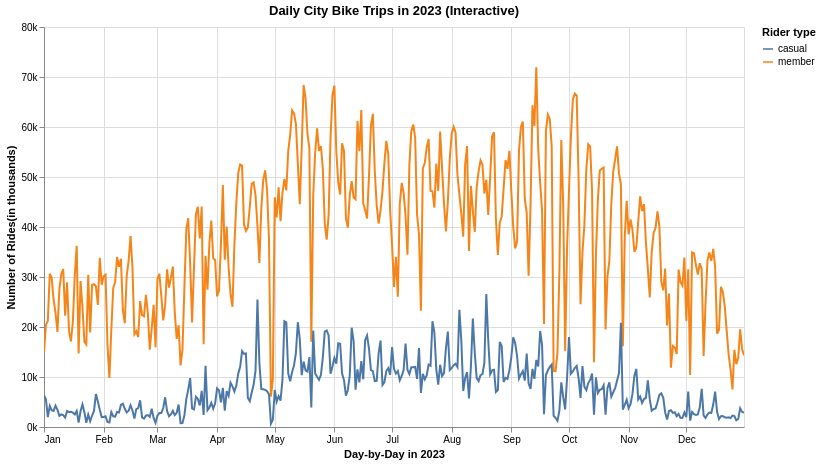

The notebook cell saved with this chart:
### Markdown cell above
### 3.3.1.2 NYC Daily Ride Patterns Interactive Line Chart

### Code cell
# dropdown options for bike type filter
bike_types = sorted(daily_data["rideable_type"].unique().tolist())

bike_dropdown = alt.binding_select(
    options=bike_types,
    name="Bike type: "
)

# selection for bike type
bike_select = alt.selection_point(
    fields=["rideable_type"],
    bind=bike_dropdown,
    value=bike_types[0]     
)

# selection for rider type (member / casual)
rider_select = alt.selection_point(
    fields=["member_casual"],
    bind="legend"
)

# daily interactive plot
daily_chart = (
    alt.Chart(daily_data)
        .mark_line()
        .encode(
            x=alt.X("date:T", title="Day-by-Day in 2023", 
                    axis=alt.Axis(format="%b", labelAngle=0)), # Format the x-axis with month abbreviations to avoid overlapping 
            y=alt.Y("ride_count:Q", title="Number of Rides(in thousands)", axis=alt.Axis(format="~s")),
            color=alt.Color("member_casual:N", title="Rider type"),
            tooltip=[
                alt.Tooltip("date:T", title="Day-by-Day in 2023"),
                alt.Tooltip("rideable_type:N", title="Bike type"),
                alt.Tooltip("member_casual:N", title="Rider type"),
                alt.Tooltip("ride_count:Q", title="Number of rides"),
            ],
        )
        .add_params(bike_select, rider_select)
        .transform_filter(bike_select)
        .transform_filter(rider_select)
        .properties(
            width=700,
            height=400,
            title="Daily City Bike Trips in 2023 (Interactive)",
        )
        .interactive()     
)
daily_chart

### Figure 1 — Vega-Lite specification as saved in the notebook (floating-point values rounded to 4 significant figures; data arrays with more than 128 entries replaced by an {"elided": "..."} marker saying what was removed)
{"config": {"view": {"continuousWidth": 300, "continuousHeight": 300}}, "data": {"name": "data-01007c715976cdac9728d3d0f37ac0d8"}, "mark": {"type": "line"}, "encoding": {"color": {"field": "member_casual", "title": "Rider type", "type": "nominal"}, "tooltip": [{"field": "date", "title": "Day-by-Day in 2023", "type": "temporal"}, {"field": "rideable_type", "title": "Bike type", "type": "nominal"}, {"field": "member_casual", "title": "Rider type", "type": "nominal"}, {"field": "ride_count", "title": "Number of rides", "type": "quantitative"}], "x": {"axis": {"format": "%b", "labelAngle": 0}, "field": "date", "title": "Day-by-Day in 2023", "type": "temporal"}, "y": {"axis": {"format": "~s"}, "field": "ride_count", "title": "Number of Rides(in thousands)", "type": "quantitative"}}, "height": 400, "params": [{"name": "param_34", "select": {"type": "point", "fields": ["rideable_type"]}, "bind": {"input": "select", "options": ["classic_bike", "electric_bike"], "name": "Bike type: "}, "value": "classic_bike"}, {"name": "param_35", "select": {"type": "point", "fields": ["member_casual"]}, "bind": "legend"}, {"name": "param_36", "select": {"type": "interval", "encodings": ["x", "y"]}, "bind": "scales"}], "title": "Daily City Bike Trips in 2023 (Interactive)", "transform": [{"filter": {"param": "param_34"}}, {"filter": {"param": "param_35"}}], "width": 700, "$schema": "https://vega.github.io/schema/vega-lite/v5.20.1.json", "datasets": {"data-01007c715976cdac9728d3d0f37ac0d8": {"elided": "1460 records"}}}
